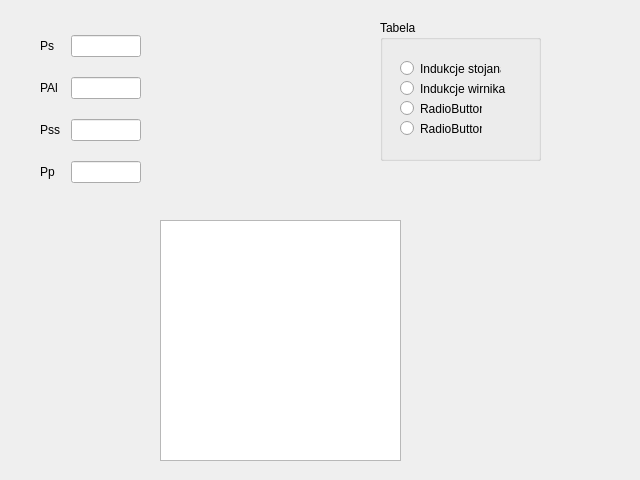
<?xml version="1.0" encoding="UTF-8"?>
<ui version="4.0">
 <class>Form</class>
 <widget class="QWidget" name="Form">
  <property name="geometry">
   <rect>
    <x>0</x>
    <y>0</y>
    <width>640</width>
    <height>480</height>
   </rect>
  </property>
  <property name="windowTitle">
   <string>Form</string>
  </property>
  <widget class="QWidget" name="verticalLayoutWidget">
   <property name="geometry">
    <rect>
     <x>40</x>
     <y>20</y>
     <width>101</width>
     <height>181</height>
    </rect>
   </property>
   <layout class="QVBoxLayout" name="verticalLayout">
    <property name="spacing">
     <number>5</number>
    </property>
    <item>
     <layout class="QHBoxLayout" name="horizontalLayout_4">
      <item alignment="Qt::AlignLeft">
       <widget class="QLabel" name="label_4">
        <property name="minimumSize">
         <size>
          <width>26</width>
          <height>0</height>
         </size>
        </property>
        <property name="text">
         <string>Ps</string>
        </property>
       </widget>
      </item>
      <item alignment="Qt::AlignHCenter">
       <widget class="QLineEdit" name="ps_val_qle"/>
      </item>
     </layout>
    </item>
    <item>
     <layout class="QHBoxLayout" name="horizontalLayout">
      <item>
       <widget class="QLabel" name="label">
        <property name="minimumSize">
         <size>
          <width>26</width>
          <height>0</height>
         </size>
        </property>
        <property name="text">
         <string>PAl</string>
        </property>
       </widget>
      </item>
      <item>
       <widget class="QLineEdit" name="pal_val_qle"/>
      </item>
     </layout>
    </item>
    <item>
     <layout class="QHBoxLayout" name="horizontalLayout_2">
      <item>
       <widget class="QLabel" name="label_2">
        <property name="minimumSize">
         <size>
          <width>26</width>
          <height>0</height>
         </size>
        </property>
        <property name="text">
         <string>Pss</string>
        </property>
       </widget>
      </item>
      <item>
       <widget class="QLineEdit" name="pss_val_qle"/>
      </item>
     </layout>
    </item>
    <item>
     <layout class="QHBoxLayout" name="horizontalLayout_3">
      <item>
       <widget class="QLabel" name="label_3">
        <property name="minimumSize">
         <size>
          <width>26</width>
          <height>0</height>
         </size>
        </property>
        <property name="text">
         <string>Pp</string>
        </property>
       </widget>
      </item>
      <item>
       <widget class="QLineEdit" name="pp_val_qle"/>
      </item>
     </layout>
    </item>
   </layout>
  </widget>
  <widget class="QTableView" name="calc_tabview">
   <property name="geometry">
    <rect>
     <x>160</x>
     <y>220</y>
     <width>241</width>
     <height>241</height>
    </rect>
   </property>
  </widget>
  <widget class="QGroupBox" name="groupBox">
   <property name="geometry">
    <rect>
     <x>380</x>
     <y>20</y>
     <width>161</width>
     <height>141</height>
    </rect>
   </property>
   <property name="title">
    <string>Tabela</string>
   </property>
   <widget class="QRadioButton" name="radioButton_4">
    <property name="geometry">
     <rect>
      <x>20</x>
      <y>100</y>
      <width>82</width>
      <height>17</height>
     </rect>
    </property>
    <property name="text">
     <string>RadioButton</string>
    </property>
   </widget>
   <widget class="QRadioButton" name="radioButton_3">
    <property name="geometry">
     <rect>
      <x>20</x>
      <y>80</y>
      <width>82</width>
      <height>17</height>
     </rect>
    </property>
    <property name="text">
     <string>RadioButton</string>
    </property>
   </widget>
   <widget class="QRadioButton" name="stator_flux_d_rbtn">
    <property name="geometry">
     <rect>
      <x>20</x>
      <y>40</y>
      <width>101</width>
      <height>17</height>
     </rect>
    </property>
    <property name="text">
     <string>Indukcje stojana</string>
    </property>
   </widget>
   <widget class="QRadioButton" name="rotor_flux_d_rbtn">
    <property name="geometry">
     <rect>
      <x>20</x>
      <y>60</y>
      <width>121</width>
      <height>17</height>
     </rect>
    </property>
    <property name="text">
     <string>Indukcje wirnika</string>
    </property>
   </widget>
  </widget>
 </widget>
 <resources/>
 <connections/>
</ui>
